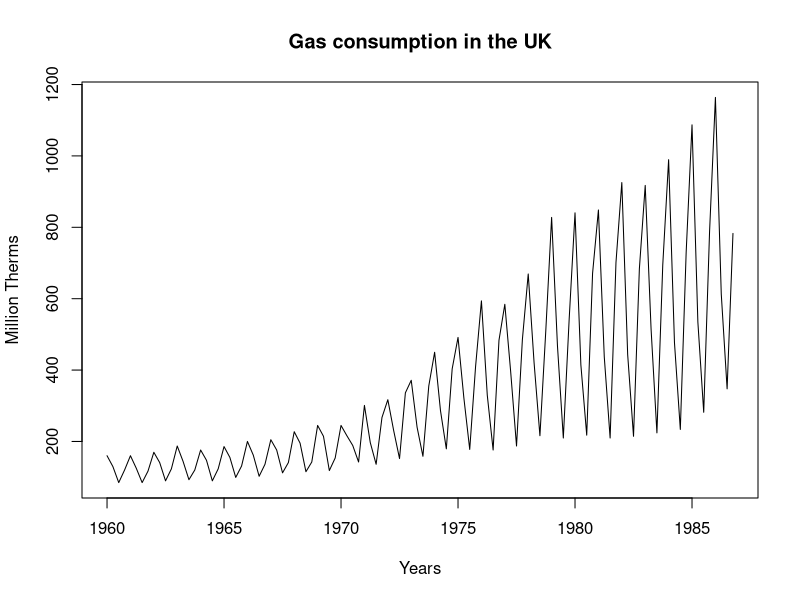
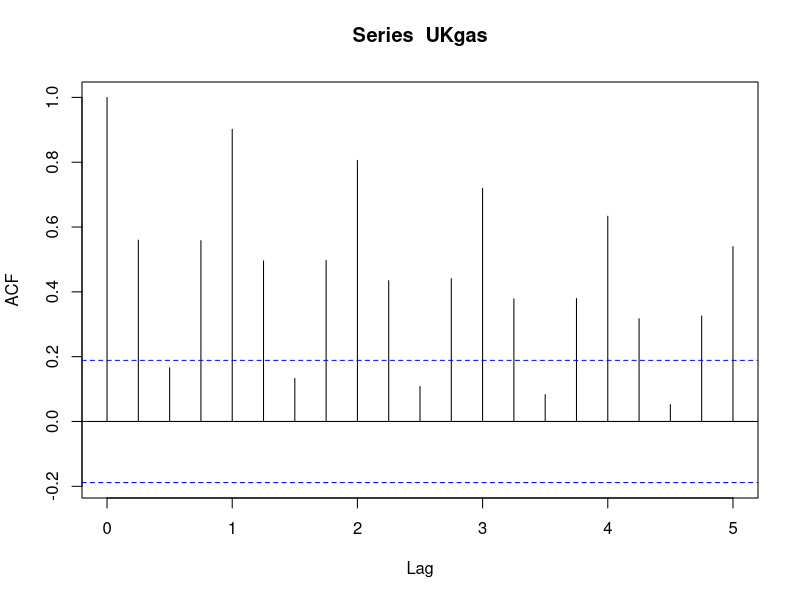
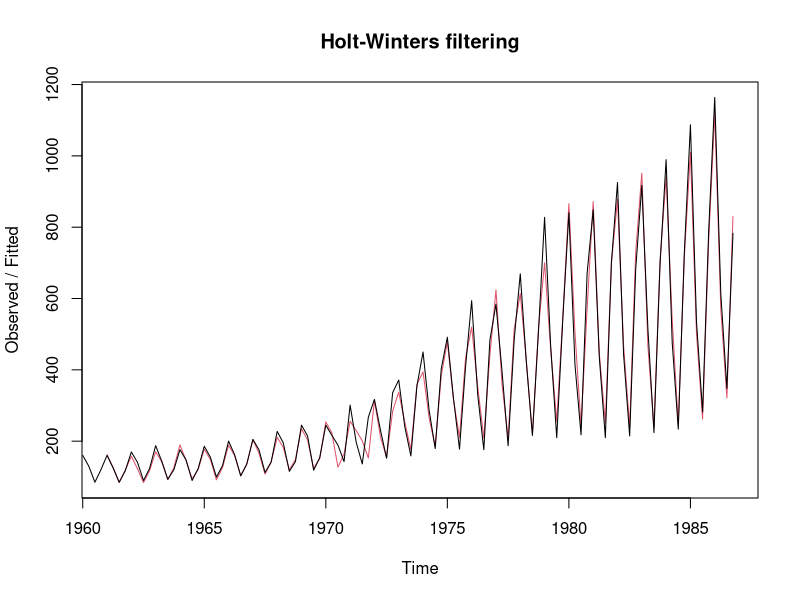
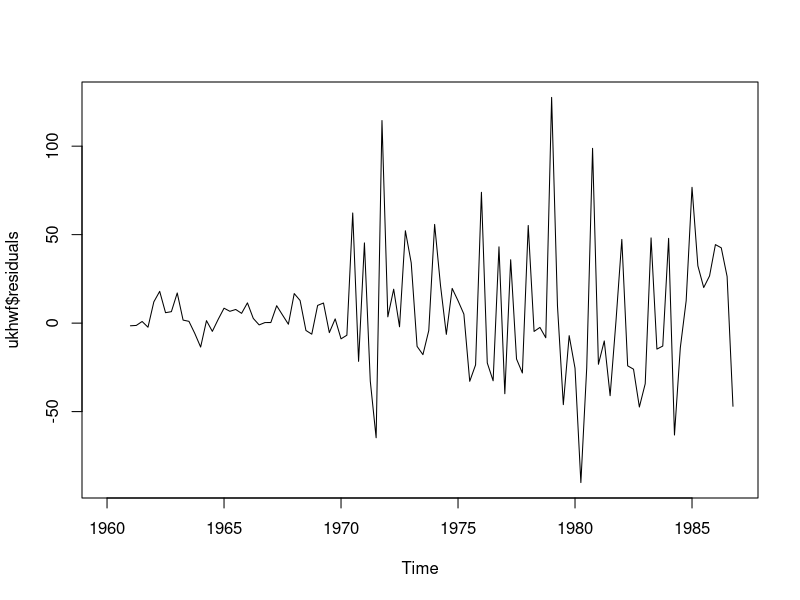
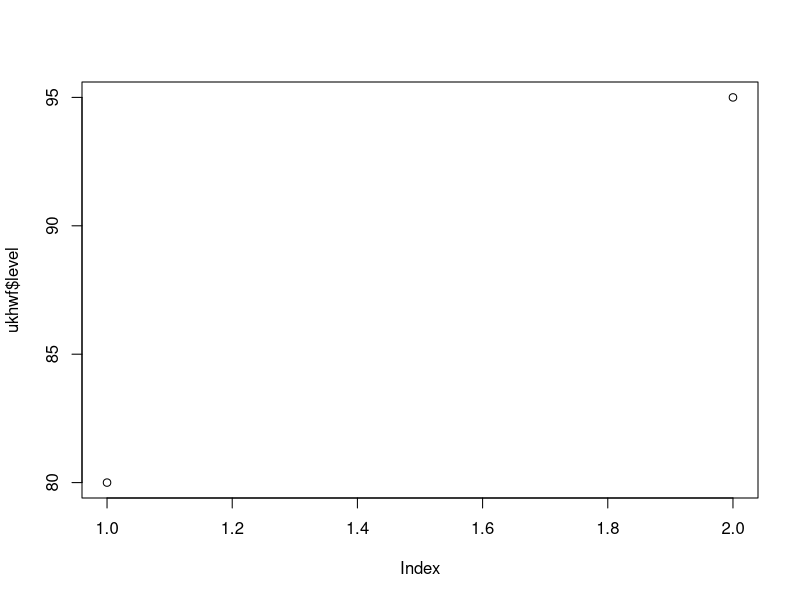
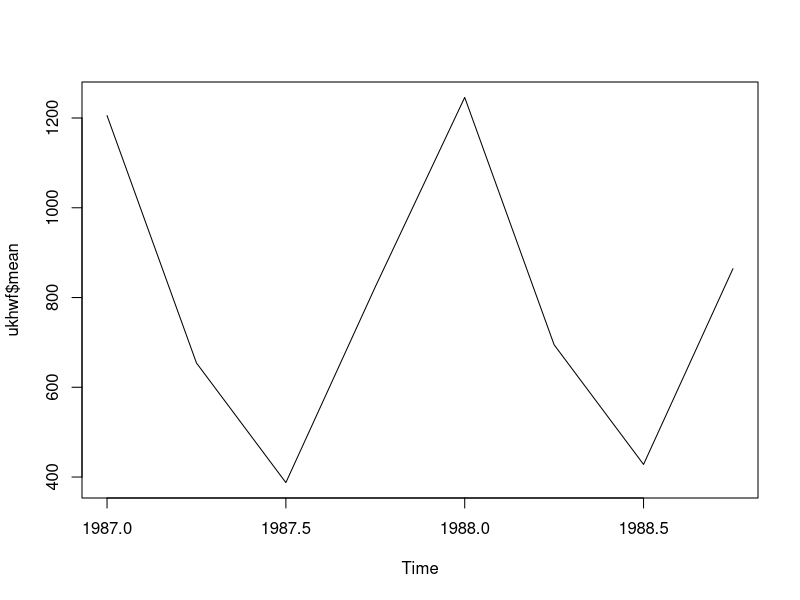
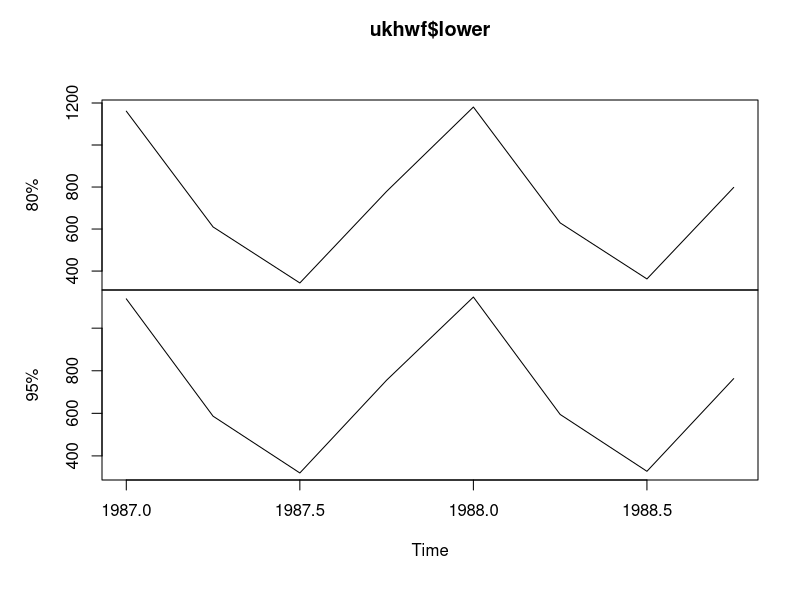
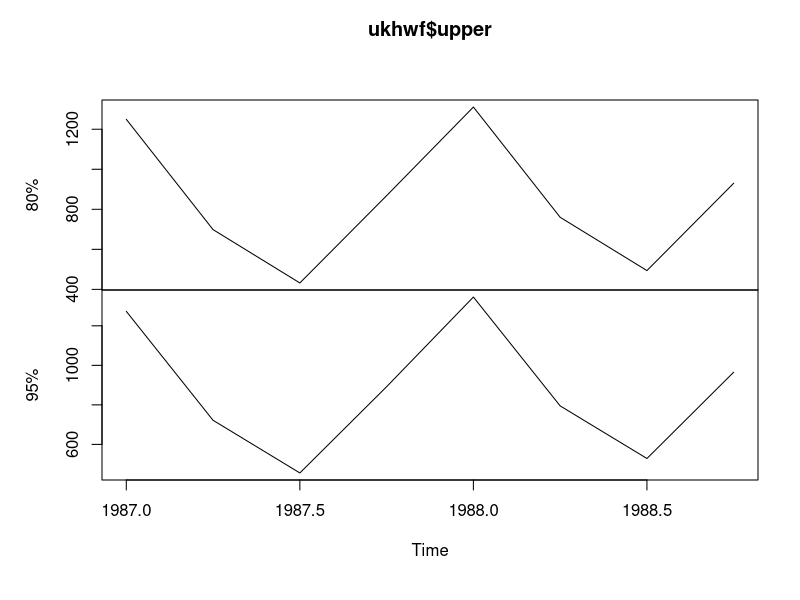

These charts were generated, in order, by the following R code:
## ---- chunk 1
library(datasets)
## ---- chunk 2
plot(UKgas, main = "Gas consumption in the UK", xlab = "Years", ylab = "Million Therms")

## ---- chunk 3
acf(UKgas)
## ---- chunk 4
ukhw <- HoltWinters(UKgas)
attributes(ukhw)
plot(ukhw)
## ---- chunk 5
library(forecast)
ukhwf <- forecast(ukhw)
attributes(ukhwf)
## ---- chunk 6
plot(ukhwf$residuals)
## ---- chunk 7
plot(ukhwf$level)
plot(ukhwf$mean)
plot(ukhwf$lower)
plot(ukhwf$upper)
plot(ukhwf$x)
plot(ukhwf$fitted)
hist(ukhwf$residuals)
## ---- chunk 8
Acf(ukhwf$residuals)
## ---- chunk 9
accuracy(ukhwf)
